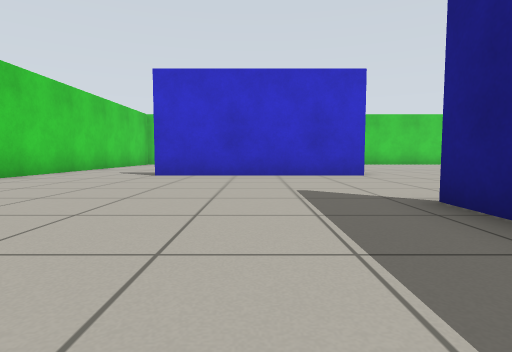
View 1 (above)

24 first-person views from a walk through a robot-simulator world made for Gazebo. The camera is 0.5 m above the floor, tilts 4° down and sees 80° across. The floor is counted in squares, 1 m on a side. Each view is taken from the middle of a square. On the plan, view 1 faces up. The plan holds only what a view shows up to about 9 squares ahead; the rest is blank.

View 2
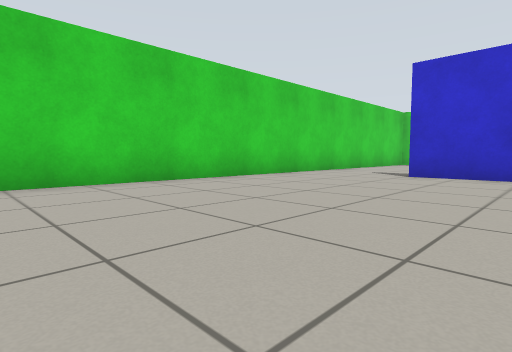

View 3
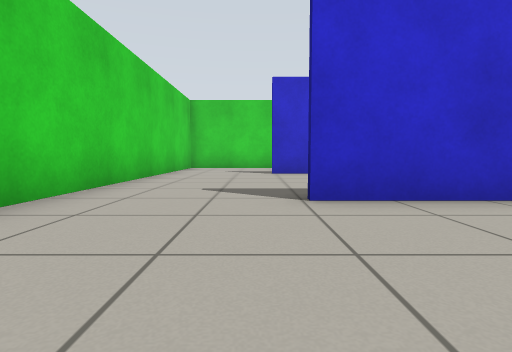

View 4
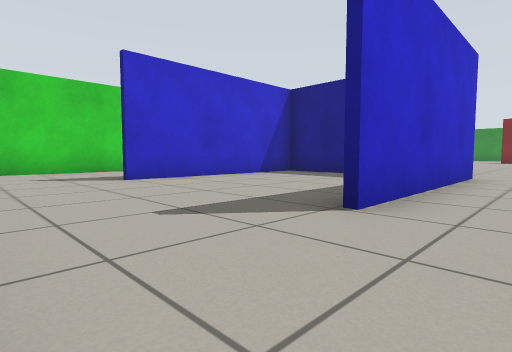

View 5
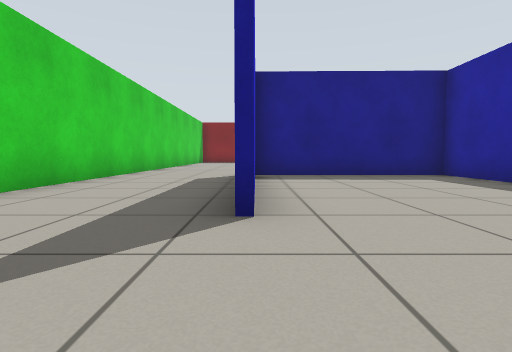

View 6
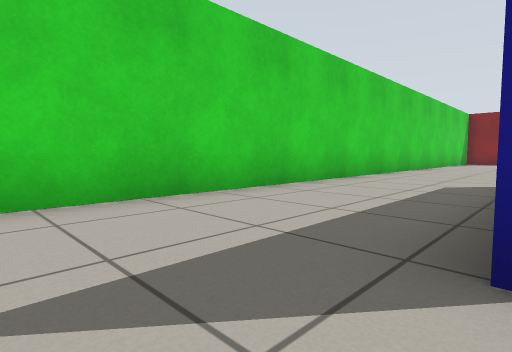

View 7
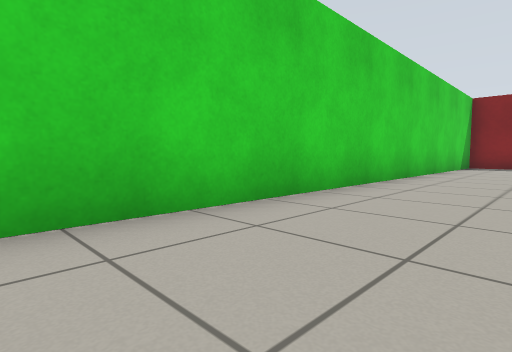

View 8
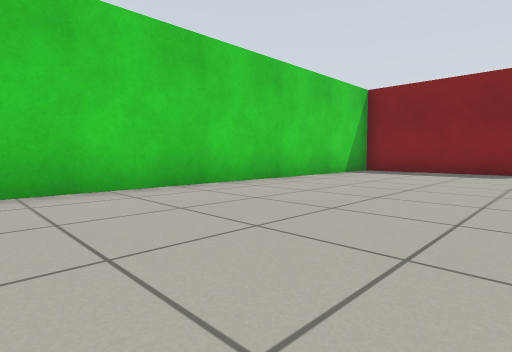

View 9
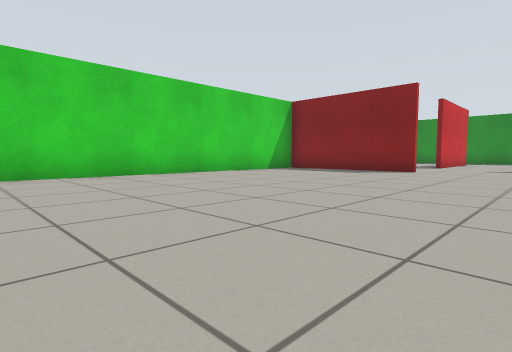

View 10
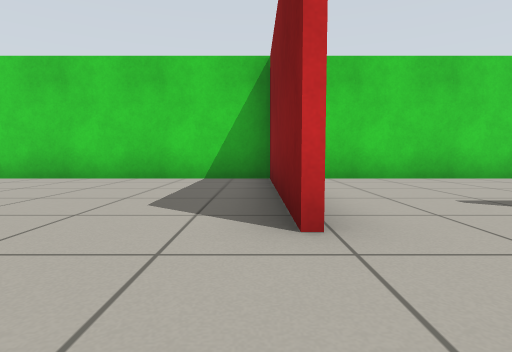

View 11
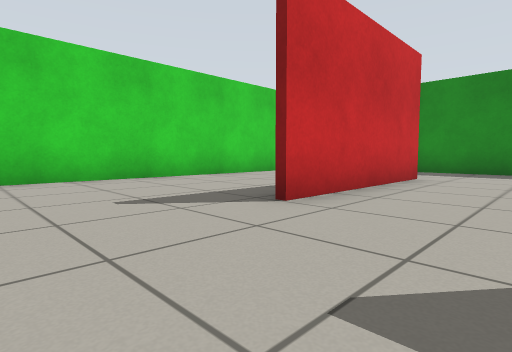

View 12
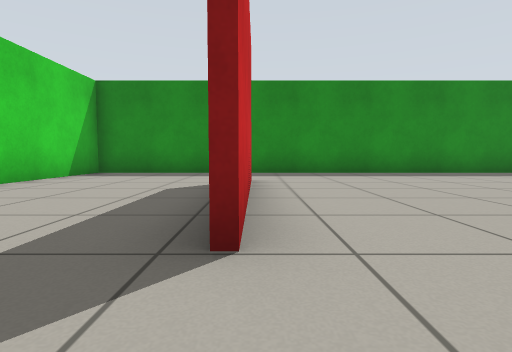

View 13
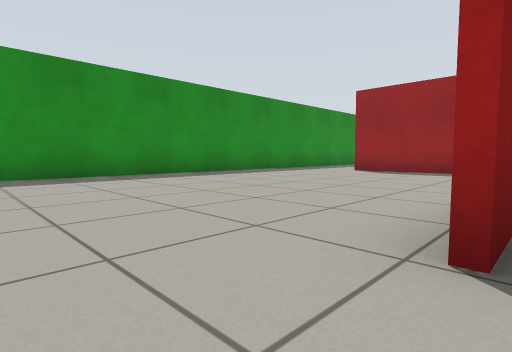

View 14
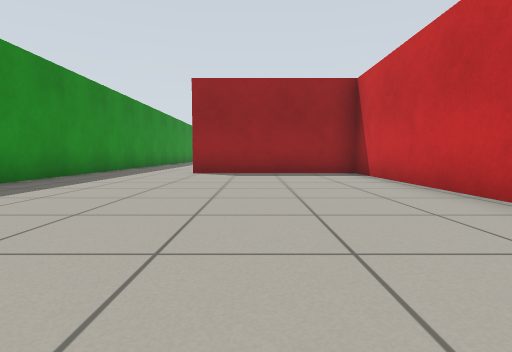

View 15
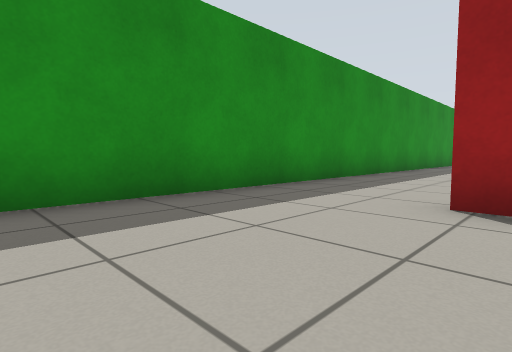

View 16
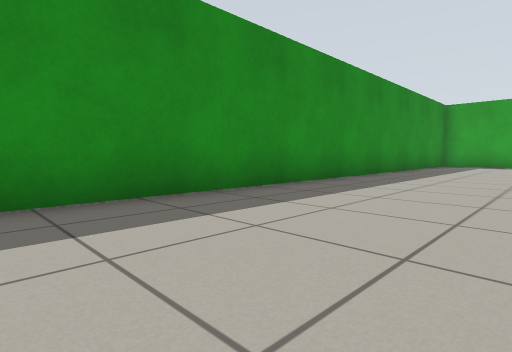

View 17
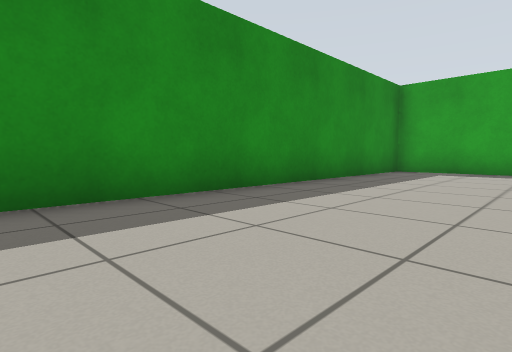

View 18
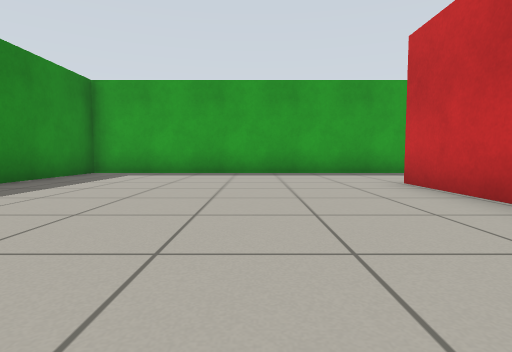

View 19
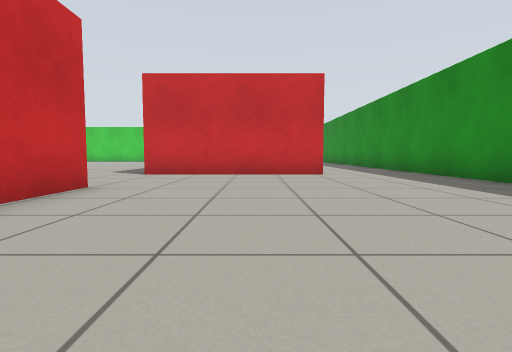

View 20
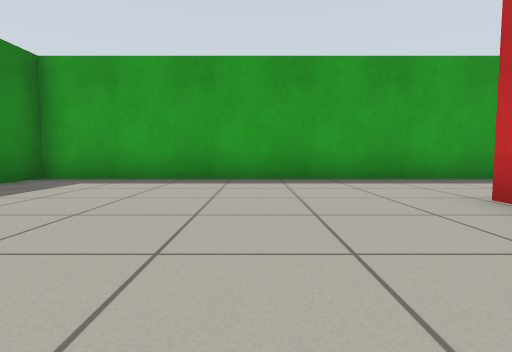

View 21
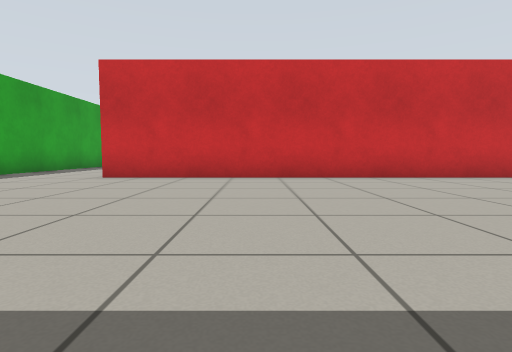

View 22
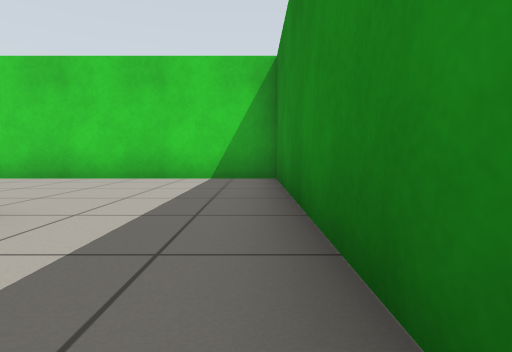

View 23
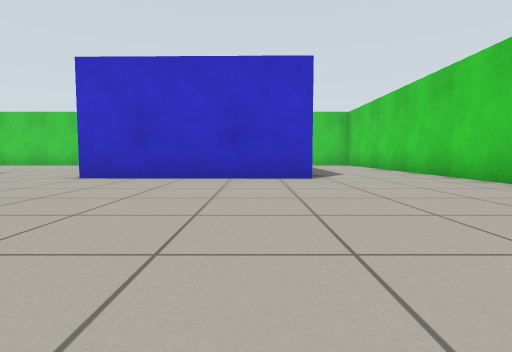

View 24
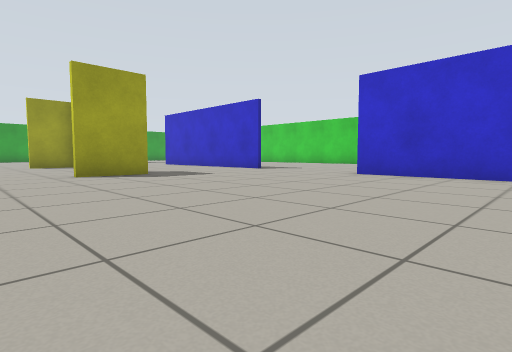

### Floor plan
Points are (right, up) in squares from view 1. A wall is a line through its corners. A room is listed if a view was taken in it or the views show most of it. See-through windows are left out.
Room 1 (views 1, 2, 3, 4, 5, 6, 7, 8, 9, 10, 11, 12, 13, 14, 15, 16, 17, 18, 19, 20, 21, 22, 23, 24)
walls: (6.4, 3.5) (8.1, 3.5); (17.4, 5.9) (17.4, 0.8) (21.8, 0.8); (17.2, 7.6) (17.2, 8.5); (14.3, 10.9) (14.3, 15.3) (-4.2, 15.3); (1.9, 2.3) (1.9, 3.3); (17.4, -2.3) (17.4, -11.4); (0.4, 7.4) (2.4, 7.4) (2.5, 12.1); (2.7, 12.2) (2.6, 7.3) (-2.5, 7.3); (1.9, 12) (-2.6, 12); (21.8, 0.7) (17.1, 0.7); (21.9, 11.1) (17.5, 11.1); (-5.4, 13.1) (-5.4, 0.4); (17.4, -14.3) (24.4, -14.3) (24.4, 15.3) (15.4, 15.3)
ways out: opening at (9.5, 4); opening at (18, -13)

Where each view was taken, in squares from view 1:
view 1: 0 up, 0 right, facing up
view 2: 0 up, 0 right, facing up-left
view 3: 4 up, 3 left, facing up
view 4: 6 up, 5 left, facing up-right
view 5: 12 up, 5 left, facing right
view 6: 12 up, 4 left, facing up-right
view 7: 13 up, 1 right, facing up-right
view 8: 11 up, 5 right, facing up-right
view 9: 8 up, 5 right, facing up-right
view 10: 9 up, 14 right, facing up
view 11: 9 up, 15 right, facing up-right
view 12: 11 up, 16 right, facing right
view 13: 10 up, 17 right, facing down-right
view 14: 9 up, 20 right, facing down
view 15: 4 up, 21 right, facing down-right
view 16: 0 up, 21 right, facing down-right
view 17: 5 down, 21 right, facing down-right
view 18: 6 down, 20 right, facing down
view 19: 7 down, 20 right, facing up
view 20: 8 down, 20 right, facing down
view 21: 8 down, 24 right, facing left
view 22: 9 up, 24 right, facing up
view 23: 11 up, 9 right, facing left
view 24: 11 up, 10 right, facing down-left
